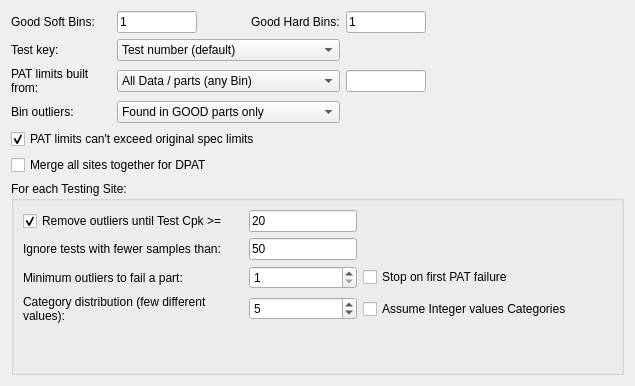
         <widget class="QWidget" name="tabGeneral">
          <attribute name="title">
           <string>General</string>
          </attribute>
          <layout class="QGridLayout" name="gridLayout_16">
           <item row="1" column="0">
            <widget class="QCheckBox" name="checkBoxStickWithinSpecLimits">
             <property name="toolTip">
              <string>Do not allow PAT limits to be outside of original spec. limits</string>
             </property>
             <property name="text">
              <string>PAT limits can't exceed original spec limits</string>
             </property>
             <property name="checked">
              <bool>true</bool>
             </property>
            </widget>
           </item>
           <item row="0" column="1">
            <spacer name="horizontalSpacer_9">
             <property name="orientation">
              <enum>Qt::Horizontal</enum>
             </property>
             <property name="sizeHint" stdset="0">
              <size>
               <width>98</width>
               <height>20</height>
              </size>
             </property>
            </spacer>
           </item>
           <item row="0" column="0">
            <layout class="QGridLayout" name="gridLayout_15">
             <item row="0" column="0">
              <widget class="QLabel" name="textLabel2_2_2_2_2_2_2_2">
               <property name="minimumSize">
                <size>
                 <width>100</width>
                 <height>0</height>
                </size>
               </property>
               <property name="maximumSize">
                <size>
                 <width>32767</width>
                 <height>32767</height>
                </size>
               </property>
               <property name="text">
                <string>Good Soft Bins:</string>
               </property>
               <property name="alignment">
                <set>Qt::AlignVCenter</set>
               </property>
               <property name="wordWrap">
                <bool>true</bool>
               </property>
              </widget>
             </item>
             <item row="0" column="1">
              <layout class="QHBoxLayout" name="horizontalLayout_4">
               <item>
                <widget class="QLineEdit" name="lineEditGoodSoftBin">
                 <property name="sizePolicy">
                  <sizepolicy hsizetype="Preferred" vsizetype="Fixed">
                   <horstretch>0</horstretch>
                   <verstretch>0</verstretch>
                  </sizepolicy>
                 </property>
                 <property name="maximumSize">
                  <size>
                   <width>80</width>
                   <height>16777215</height>
                  </size>
                 </property>
                 <property name="toolTip">
                  <string>Define list of good SoftBins. E.g.: 1,99</string>
                 </property>
                 <property name="text">
                  <string>1</string>
                 </property>
                </widget>
               </item>
               <item>
                <spacer name="horizontalSpacer_8">
                 <property name="orientation">
                  <enum>Qt::Horizontal</enum>
                 </property>
                 <property name="sizeHint" stdset="0">
                  <size>
                   <width>40</width>
                   <height>20</height>
                  </size>
                 </property>
                </spacer>
               </item>
               <item>
                <widget class="QLabel" name="textLabel2_2_2_2_2_2_2_4">
                 <property name="sizePolicy">
                  <sizepolicy hsizetype="Minimum" vsizetype="Preferred">
                   <horstretch>0</horstretch>
                   <verstretch>0</verstretch>
                  </sizepolicy>
                 </property>
                 <property name="maximumSize">
                  <size>
                   <width>32767</width>
                   <height>32767</height>
                  </size>
                 </property>
                 <property name="text">
                  <string>Good Hard Bins:</string>
                 </property>
                 <property name="alignment">
                  <set>Qt::AlignVCenter</set>
                 </property>
                 <property name="wordWrap">
                  <bool>true</bool>
                 </property>
                </widget>
               </item>
              </layout>
             </item>
             <item row="0" column="2">
              <widget class="QLineEdit" name="lineEditGoodHardBin">
               <property name="maximumSize">
                <size>
                 <width>80</width>
                 <height>16777215</height>
                </size>
               </property>
               <property name="toolTip">
                <string>Define list of good HardBins. E.g.: 1,99</string>
               </property>
               <property name="text">
                <string>1</string>
               </property>
              </widget>
             </item>
             <item row="1" column="0">
              <widget class="QLabel" name="textLabel2_2_2_2_2_2_2_3_2">
               <property name="minimumSize">
                <size>
                 <width>100</width>
                 <height>0</height>
                </size>
               </property>
               <property name="maximumSize">
                <size>
                 <width>32767</width>
                 <height>32767</height>
                </size>
               </property>
               <property name="text">
                <string>Test key:</string>
               </property>
               <property name="alignment">
                <set>Qt::AlignVCenter</set>
               </property>
               <property name="wordWrap">
                <bool>true</bool>
               </property>
              </widget>
             </item>
             <item row="1" column="1">
              <widget class="QComboBox" name="comboBoxTestKey">
               <property name="toolTip">
                <string>Defines how tests are identified: on test number only, test name, both, etc.</string>
               </property>
               <item>
                <property name="text">
                 <string>Test number (default)</string>
                </property>
               </item>
               <item>
                <property name="text">
                 <string>Test name</string>
                </property>
               </item>
               <item>
                <property name="text">
                 <string>Test number + Test name</string>
                </property>
               </item>
               <item>
                <property name="text">
                 <string>As defines under test settings editor</string>
                </property>
               </item>
              </widget>
             </item>
             <item row="2" column="0">
              <widget class="QLabel" name="textLabel2_2_2_2_2_2_2_3">
               <property name="minimumSize">
                <size>
                 <width>100</width>
                 <height>0</height>
                </size>
               </property>
               <property name="maximumSize">
                <size>
                 <width>32767</width>
                 <height>32767</height>
                </size>
               </property>
               <property name="text">
                <string>PAT limits built from:</string>
               </property>
               <property name="alignment">
                <set>Qt::AlignVCenter</set>
               </property>
               <property name="wordWrap">
                <bool>true</bool>
               </property>
              </widget>
             </item>
             <item row="2" column="1">
              <widget class="QComboBox" name="comboBoxProcess">
               <property name="toolTip">
                <string>Define if samples to compute PAT limits are from Bin1 parts only, or specific list of bins, etc.</string>
               </property>
               <item>
                <property name="text">
                 <string>All Data / parts (any Bin)</string>
                </property>
               </item>
               <item>
                <property name="text">
                 <string>Good SoftBins only</string>
                </property>
               </item>
               <item>
                <property name="text">
                 <string>List of SoftBins...</string>
                </property>
               </item>
               <item>
                <property name="text">
                 <string>All SoftBins except...</string>
                </property>
               </item>
              </widget>
             </item>
             <item row="2" column="2">
              <widget class="QLineEdit" name="editProcess">
               <property name="maximumSize">
                <size>
                 <width>80</width>
                 <height>16777215</height>
                </size>
               </property>
               <property name="toolTip">
                <string>Specify the List of bins to process/exclude. E.g.: 1 to 6, 9 to 13</string>
               </property>
               <property name="maxLength">
                <number>2048</number>
               </property>
              </widget>
             </item>
             <item row="3" column="0">
              <widget class="QLabel" name="textLabel2_2_2_2_2_2_2">
               <property name="minimumSize">
                <size>
                 <width>100</width>
                 <height>0</height>
                </size>
               </property>
               <property name="maximumSize">
                <size>
                 <width>32767</width>
                 <height>32767</height>
                </size>
               </property>
               <property name="text">
                <string>Bin outliers:</string>
               </property>
               <property name="alignment">
                <set>Qt::AlignVCenter</set>
               </property>
               <property name="wordWrap">
                <bool>true</bool>
               </property>
              </widget>
             </item>
             <item row="3" column="1">
              <widget class="QComboBox" name="comboBoxScanGoodParts">
               <property name="toolTip">
                <string>Define if must identify all outliers in all parts, or only in good parts</string>
               </property>
               <item>
                <property name="text">
                 <string>Found in GOOD parts only</string>
                </property>
               </item>
               <item>
                <property name="text">
                 <string>Found In ALL parts (pass &amp; fail)</string>
                </property>
               </item>
              </widget>
             </item>
            </layout>
           </item>
           <item row="3" column="0" colspan="2">
            <widget class="QGroupBox" name="groupBox_4">
             <property name="title">
              <string>For each Testing Site:</string>
             </property>
             <layout class="QGridLayout" name="gridLayout_14">
              <item row="0" column="0">
               <layout class="QGridLayout" name="gridLayout_13">
                <item row="0" column="0">
                 <widget class="QCheckBox" name="checkBoxIgnoreCpk">
                  <property name="minimumSize">
                   <size>
                    <width>220</width>
                    <height>0</height>
                   </size>
                  </property>
                  <property name="text">
                   <string>Remove outliers until Test Cpk &gt;=</string>
                  </property>
                  <property name="checked">
                   <bool>true</bool>
                  </property>
                 </widget>
                </item>
                <item row="0" column="1">
                 <widget class="QLineEdit" name="lineEditCpk">
                  <property name="toolTip">
                   <string>Stop removing outliers as soon as Test's Cpk becomes high enough</string>
                  </property>
                  <property name="text">
                   <string>20</string>
                  </property>
                 </widget>
                </item>
                <item row="1" column="0">
                 <widget class="QLabel" name="textLabelMinimumSamples">
                  <property name="minimumSize">
                   <size>
                    <width>220</width>
                    <height>0</height>
                   </size>
                  </property>
                  <property name="maximumSize">
                   <size>
                    <width>32767</width>
                    <height>32767</height>
                   </size>
                  </property>
                  <property name="text">
                   <string>Ignore tests with fewer samples than:</string>
                  </property>
                  <property name="alignment">
                   <set>Qt::AlignVCenter</set>
                  </property>
                  <property name="wordWrap">
                   <bool>true</bool>
                  </property>
                 </widget>
                </item>
                <item row="1" column="1">
                 <widget class="QLineEdit" name="lineEditMinimumSamples">
                  <property name="toolTip">
                   <string>Minimum number of samples required for a test to be part of the outlier identification process</string>
                  </property>
                  <property name="text">
                   <string>50</string>
                  </property>
                 </widget>
                </item>
                <item row="2" column="0">
                 <widget class="QLabel" name="textLabelMinimumOutliersPerPart">
                  <property name="minimumSize">
                   <size>
                    <width>220</width>
                    <height>0</height>
                   </size>
                  </property>
                  <property name="maximumSize">
                   <size>
                    <width>32767</width>
                    <height>32767</height>
                   </size>
                  </property>
                  <property name="text">
                   <string>Minimum outliers to fail a part:</string>
                  </property>
                  <property name="alignment">
                   <set>Qt::AlignVCenter</set>
                  </property>
                  <property name="wordWrap">
                   <bool>true</bool>
                  </property>
                 </widget>
                </item>
                <item row="2" column="1">
                 <widget class="QSpinBox" name="spinBoxMinimumOutliersPerPart">
                  <property name="toolTip">
                   <string>Minimum number of outliers to detect in a part to issue a failing bin...</string>
                  </property>
                  <property name="minimum">
                   <number>1</number>
                  </property>
                 </widget>
                </item>
                <item row="2" column="2">
                 <widget class="QCheckBox" name="checkBoxStopOnFirstFail">
                  <property name="toolTip">
                   <string>Only identify first PAT failure per device</string>
                  </property>
                  <property name="text">
                   <string>Stop on first PAT failure</string>
                  </property>
                  <property name="checked">
                   <bool>false</bool>
                  </property>
                 </widget>
                </item>
                <item row="3" column="0">
                 <widget class="QLabel" name="textLabel2_2_2_2_2_5">
                  <property name="minimumSize">
                   <size>
                    <width>220</width>
                    <height>0</height>
                   </size>
                  </property>
                  <property name="maximumSize">
                   <size>
                    <width>32767</width>
                    <height>32767</height>
                   </size>
                  </property>
                  <property name="text">
                   <string>Category distribution (few different values):</string>
                  </property>
                  <property name="alignment">
                   <set>Qt::AlignVCenter</set>
                  </property>
                  <property name="wordWrap">
                   <bool>true</bool>
                  </property>
                 </widget>
                </item>
                <item row="3" column="1">
                 <widget class="QSpinBox" name="spinBoxCategoryValueCount">
                  <property name="toolTip">
                   <string>Maximum number of different values to define a 'Category' distribution</string>
                  </property>
                  <property name="minimum">
                   <number>1</number>
                  </property>
                  <property name="value">
                   <number>5</number>
                  </property>
                 </widget>
                </item>
                <item row="3" column="2">
                 <widget class="QCheckBox" name="checkBoxAssumeIntegerCategory">
                  <property name="toolTip">
                   <string>If checked: Distribution with integer values only are considered 'Category' distributions</string>
                  </property>
                  <property name="text">
                   <string>Assume Integer values Categories</string>
                  </property>
                  <property name="checked">
                   <bool>false</bool>
                  </property>
                 </widget>
                </item>
               </layout>
              </item>
              <item row="0" column="1">
               <spacer name="horizontalSpacer_10">
                <property name="orientation">
                 <enum>Qt::Horizontal</enum>
                </property>
                <property name="sizeHint" stdset="0">
                 <size>
                  <width>40</width>
                  <height>20</height>
                 </size>
                </property>
               </spacer>
              </item>
              <item row="1" column="0">
               <spacer name="verticalSpacer_5">
                <property name="orientation">
                 <enum>Qt::Vertical</enum>
                </property>
                <property name="sizeHint" stdset="0">
                 <size>
                  <width>20</width>
                  <height>40</height>
                 </size>
                </property>
               </spacer>
              </item>
             </layout>
            </widget>
           </item>
           <item row="2" column="0">
            <widget class="QCheckBox" name="checkBoxAllSitesMerged">
             <property name="toolTip">
              <string>Use this option to turn off the split by sites function during DPAT</string>
             </property>
             <property name="text">
              <string>Merge all sites together for DPAT</string>
             </property>
            </widget>
           </item>
          </layout>
         </widget>
